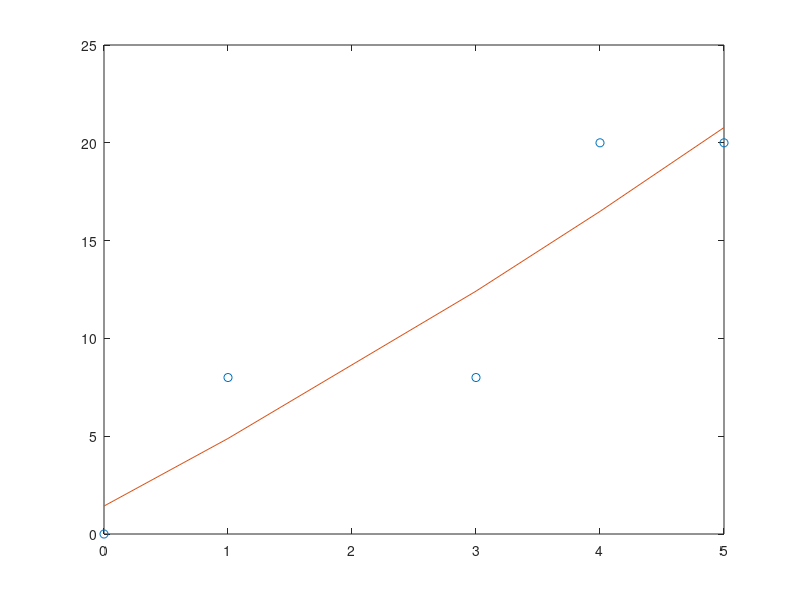

Write the MATLAB code that produced this figure.
% x와 y의 데이터 값, 구하고자 하는 polynomial의 degree 세팅
x = [0 1 3 4 5];
y = [0 8 8 20 20];
y = y(:); % vectorize
deg = 2;

% 데이터 값의 길이와 deg에 따라 바뀌는 E 일반적으로 코딩
E = ones(deg+1,length(x));
for i=1:deg
    E(i+1,:)=x.^i;
end

% polynomial coefficient와 그에 따른 py값 계산
coeff = inv(E*E')*E*y;
py = coeff'*E;

% plotting
figure; plot(x,y,'o',x,py);